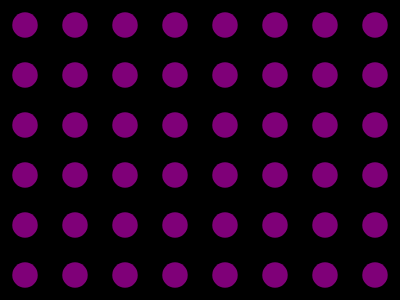
Frame 1 (no input)
Frame 60 (no input): identical to frame 1, image omitted
Frame 120 (the mouse pressed at the canvas centre since frame 60): identical to frame 1, image omitted

The p5.js sketch that drew this single still picture (run headless with seeded random() and noise() and a simulated clock; from frame 60 on, the mouse is pressed at the canvas centre):

// p5.js sketch
// ── sketch.js
var rasterSlider, circleDimension;
var rasterField;

function setup() {
  createCanvas(400, 300);
  background(0);
  fill(255);
  noStroke();
  circleDimension = createSlider(1, rasterField, rasterField / 2, 1);
  backgroundValue = createSlider(0, 255, 0, 1);
  colorValue = createSlider(0, 255, 127, 1);
}

function draw() {
  background(backgroundValue.value());
  fill(colorValue.value(), 0, 120);

  // set up raster
  rasterField = 50;
  var horizontalRest = width % rasterField;
  var verticalRest = height % rasterField;
  var rightLimit;
  var bottomLimit;

  if ( horizontalRest == 0 ) {
    rightLimit = width;
  } else {
    rightLimit = width - rasterField;
  }

  if ( verticalRest == 0 ) {
    bottomLimit = height;
  } else {
    bottomLimit = height - rasterField;
  }

  var i = horizontalRest * 0.5;
  for ( ; i < rightLimit; i += rasterField ) {
    var j = verticalRest * 0.5;
    for ( ; j < bottomLimit; j += rasterField ) {
      ellipse(i + rasterField * .5, j + rasterField * .5, circleDimension.value() * .5, circleDimension.value() * .5);
    } 
  }
}
